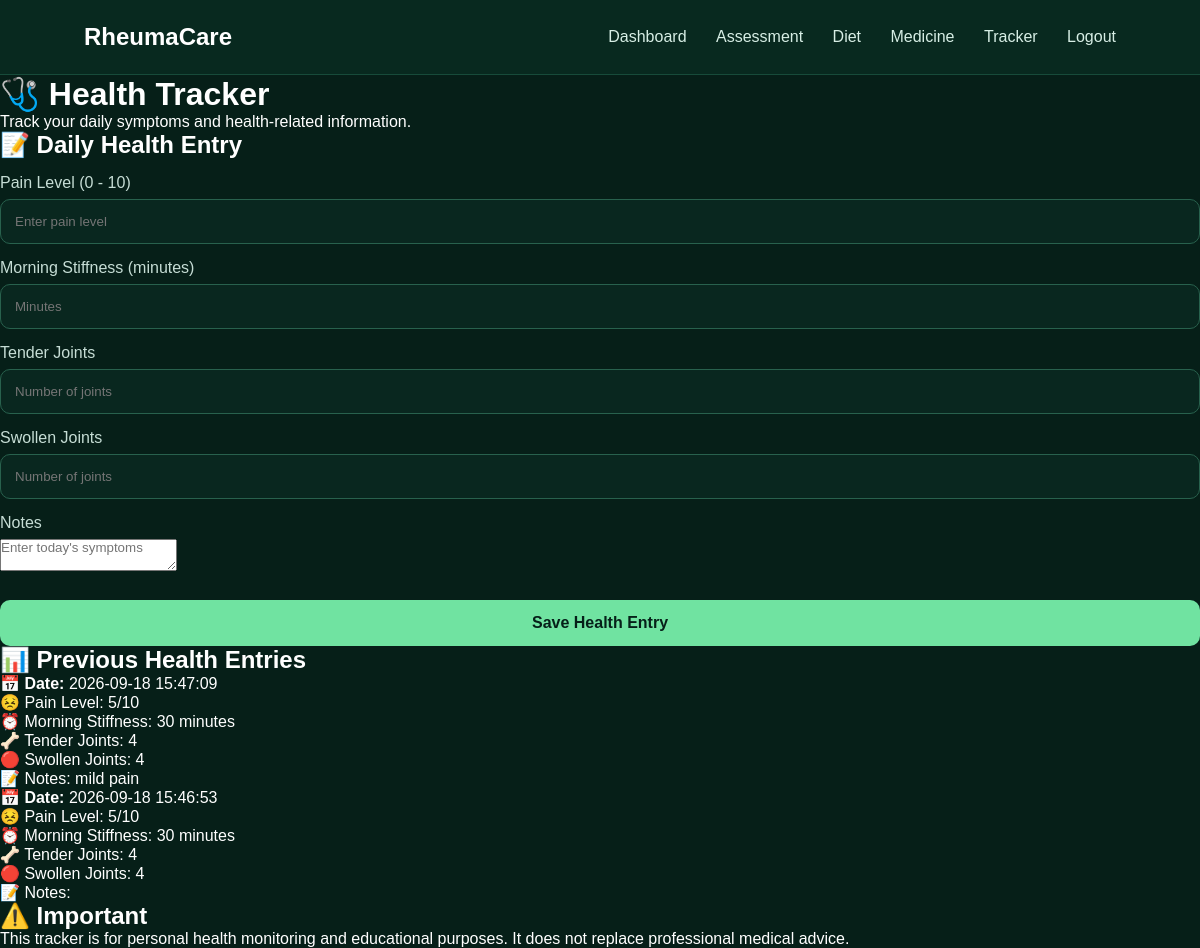
The app's page /tracker (signed in) with its own data.
### tables this page shows
CREATE TABLE health_tracker (
            id INTEGER PRIMARY KEY AUTOINCREMENT,
            user_id INTEGER NOT NULL,
            pain_level INTEGER,
            morning_stiffness INTEGER,
            tender_joints INTEGER,
            swollen_joints INTEGER,
            notes TEXT,
            created_at TIMESTAMP DEFAULT CURRENT_TIMESTAMP
        );

### app.py (the view, shortened to what this page needs)
@app.route("/tracker", methods=["GET", "POST"])
def tracker():
    if "user_id" not in session:
        return redirect("/login")
    conn = get_db()
    entries = conn.execute(
        """
        SELECT *
        FROM health_tracker
        WHERE user_id = ?
        ORDER BY id DESC
        """,
        (session["user_id"],)
    ).fetchall()
    conn.close()
    return render_template(
        "tracker.html",
        entries=entries
    )

### app.py (called while the page is built)
def get_db():
    conn = sqlite3.connect("database.db")
    conn.row_factory = sqlite3.Row
    return conn

### templates/tracker.html (shortened to what this page needs)
<!DOCTYPE html>
<html>
<head>
    <link rel="stylesheet"
          href="{{ url_for('static', filename='style.css') }}">
</head>
<body>
<nav>
    <h2>RheumaCare</h2>
    <div>
        <a href="/dashboard">Dashboard</a>
        <a href="/assessment">Assessment</a>
        <a href="/diet">Diet</a>
        <a href="/medicine">Medicine</a>
        <a href="/tracker">Tracker</a>
        <a href="/logout">Logout</a>
    </div>
</nav>
<div class="container">
    <h1>🩺 Health Tracker</h1>
    <p>
        Track your daily symptoms and health-related information.
    </p>
    <div class="card">
        <h2>📝 Daily Health Entry</h2>
        <form method="POST" action="/tracker">
            <label>Pain Level (0 - 10)</label>
            <input type="number"
                   name="pain_level"
                   min="0"
                   max="10"
                   required
                   placeholder="Enter pain level">
            <label>Morning Stiffness (minutes)</label>
            <input type="number"
                   name="morning_stiffness"
                   min="0"
                   required
                   placeholder="Minutes">
            <label>Tender Joints</label>
            <input type="number"
                   name="tender_joints"
                   min="0"
                   required
                   placeholder="Number of joints">
            <label>Swollen Joints</label>
            <input type="number"
                   name="swollen_joints"
                   min="0"
                   required
                   placeholder="Number of joints">
            <label>Notes</label>
            <textarea name="notes"
                      placeholder="Enter today's symptoms"></textarea>
            <button type="submit">
                Save Health Entry
            </button>
        </form>
    </div>
    <div class="card">
        <h2>📊 Previous Health Entries</h2>
        {% if entries %}
            {% for entry in entries %}
            <div class="medicine-item">
                <p>
                    <strong>📅 Date:</strong>
                    {{ entry["created_at"] }}
                </p>
                <p>
                    😣 Pain Level:
                    {{ entry["pain_level"] }}/10
                </p>
                <p>
                    ⏰ Morning Stiffness:
                    {{ entry["morning_stiffness"] }} minutes
                </p>
                <p>
                    🦴 Tender Joints:
                    {{ entry["tender_joints"] }}
                </p>
                <p>
                    🔴 Swollen Joints:
                    {{ entry["swollen_joints"] }}
                </p>
                <p>
                    📝 Notes:
                    {{ entry["notes"] }}
                </p>
            </div>
            {% endfor %}
        {% else %}
            <p>No health entries recorded yet.</p>
        {% endif %}
    </div>
    <div class="card">
        <h2>⚠️ Important</h2>
        <p>
            This tracker is for personal health monitoring and
            educational purposes. It does not replace professional
            medical advice.
        </p>
    </div>
</div>
</body>
</html>

### static/style.css (style rules this page uses)
* { box-sizing: border-box; margin: 0; padding: 0; font-family: Arial, sans-serif; }
body { background: #061f18; color: white; }
form { text-align: left; }
label { display: block; margin: 15px 0 7px; color: #c6ddd5; }
input { width: 100%; padding: 14px; border-radius: 10px; border: 1px solid #28614d; background: #09271f; color: white; outline: none; }
button { width: 100%; margin-top: 25px; padding: 14px; border: none; border-radius: 10px; background: #70e3a1; color: #062019; font-size: 16px; font-weight: bold; cursor: pointer; }
nav { height: 75px; padding: 0 7%; background: #08291f; display: flex; align-items: center; justify-content: space-between; border-bottom: 1px solid #174b3a; }
nav a { color: #d7eee5; text-decoration: none; margin-left: 25px; }

### records on screen
health_tracker: created_at "2026-09-18 15:47:09", pain_level "5", morning_stiffness "30", tender_joints "4", swollen_joints "4", notes "mild pain"
health_tracker: created_at "2026-09-18 15:46:53", pain_level "5", morning_stiffness "30", tender_joints "4", swollen_joints "4"
